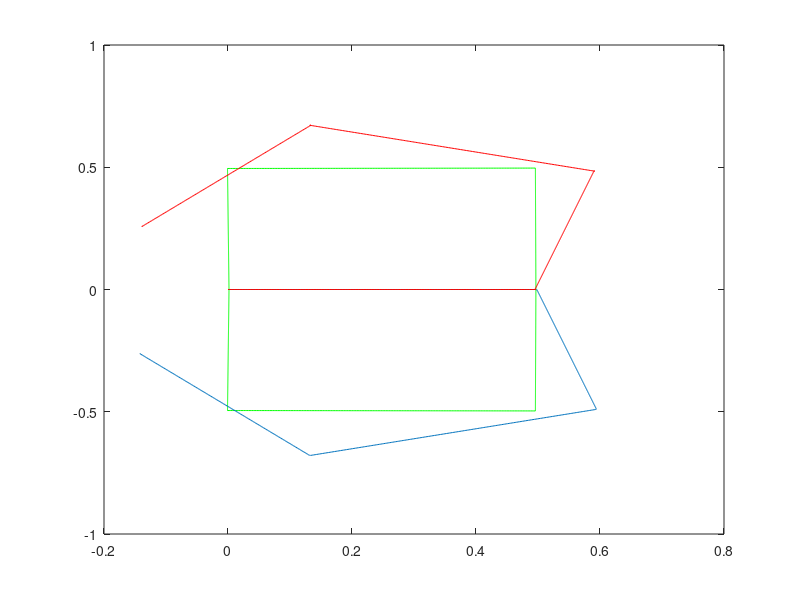

MATLAB code for this plot:
function main

global L

close all;
clear all;
clc;

direction = 'clockwise'

tStraight = 1.9
tTurn = 0.45

w_orig = 8.8

Rn = 0.03 % nominal wheel radius

Cb = 0.850321794
   % wheel base correction factor
Cdl = 0.979989867
  % right wheel diameter correction factor
Cdr = 1.020010133
  % left wheel diameter correction factor

% Rr = Rn * Cdr % wheel radius [m] 0.031
% Rl = Rn * Cdl % wheel radius [m] 0.029

Rl = Rn * Cdr % wheel radius [m] 0.031
Rr = Rn * Cdl % wheel radius [m] 0.029

% w_rStraight = 8.59
% w_lStraight = 9.04 
w_rTurn = 7.22
w_lTurn = 7.74

% w_rStraight = 8.59
% w_lStraight =  9.04 
% w_rTurn = w_orig * Rn / Rr
% w_lTurn =  w_orig * Rn / Rl

w_rStraight = w_orig
w_lStraight = w_orig
% w_rTurn = w_orig
% w_lTurn = w_orig





x_init = 0; %[m]
y_init = 0; %[m]
T_init = 0; % rads

Ln = 0.15; % distance btwn wheels [m]
L = Ln * Cb

sample_no = 1;
timestamps(sample_no) = 0;
x_robot(sample_no) = x_init;
y_robot(sample_no) = y_init;
T_robot(sample_no) = T_init;

sample_no = 1;
timestamps(sample_no) = 0;
x_robot(sample_no) = x_init;
y_robot(sample_no) = y_init;
T_robot(sample_no) = T_init;




% % for i= 1:10:length(x_robot)
% %     DrawRectangle([x_robot(i),y_robot(i),L,L,T_robot(i)],'r-');
% % end

x_robot
y_robot
T_robot
%plot(x_robot, timestamps);
% figure 
% %plot(y_robot, timestamps);

% CLOCKWISE





sample_no = 1;
timestamps(sample_no) = 0;
x_robot(sample_no) = x_init;
y_robot(sample_no) = y_init;
T_robot(sample_no) = T_init;

% COUNTER CLOCKWISE 

timestep = 0.01

for i = 1:4

    for i = 0 : timestep : tStraight
        w_r = w_rStraight; %[rads/s];
        w_l = w_lStraight; %[rads/s];
        v_l = 0.26;
        v_r = 0.26;
%         v_l = floor(v_l*100)/100 
%         v_r = floor(v_r*100)/100 

         vel_R = [
                    (v_r + v_l) / 2; 
                     0; 
                    (v_r - v_l) / L
                 ] ;

        R = [cos(T_robot(sample_no)) -sin(T_robot(sample_no)) 0;
             sin(T_robot(sample_no)) cos(T_robot(sample_no))  0;
             0           0           1];

        vel_I = R * vel_R    ;

        sample_no =  sample_no + 1;

        %calcualte new postition
        x_robot(sample_no) = x_robot(sample_no - 1) + vel_I(1) * timestep;
        y_robot(sample_no) = y_robot(sample_no - 1) + vel_I(2) * timestep;
        T_robot(sample_no) = T_robot(sample_no - 1) + vel_I(3) * timestep;
        %store timestep
        timestamps(sample_no) = timestamps(sample_no - 1) + timestep; 
    end

    for i = 0 : timestep : tTurn
        w_r = -w_rTurn; %[rads/s]
        w_l = w_lTurn; %[rads/s]
        v_l = 0.218% Rl * w_l ;
        v_r = -0.218%Rr * w_r;
%         v_l = floor(v_l*100)/100 
%         v_r = ceil(v_r*100)/100 

         vel_R = [
                    (v_r + v_l) / 2; 
                     0; 
                    (v_r - v_l) / L
                 ] ;

        R = [cos(T_robot(sample_no)) -sin(T_robot(sample_no)) 0;
             sin(T_robot(sample_no)) cos(T_robot(sample_no))  0;
             0           0           1];

        vel_I = R * vel_R ;   

        sample_no =  sample_no + 1;

        %calcualte new postition
        x_robot(sample_no) = x_robot(sample_no - 1) + vel_I(1) * timestep;
        y_robot(sample_no) = y_robot(sample_no - 1) + vel_I(2) * timestep;
        T_robot(sample_no) = T_robot(sample_no - 1) + vel_I(3) * timestep;
        %store timestep
        timestamps(sample_no) = timestamps(sample_no - 1) + timestep;
    end
end

% SQAURE CLOCKWISE
%figure
plot(x_robot, y_robot, 'g');
hold on
% 
sample_no = 1;
timestamps(sample_no) = 0;
x_robot(sample_no) = x_init;
y_robot(sample_no) = y_init;
T_robot(sample_no) = T_init;

w_rStraight = 8.59
w_lStraight = 9.04 
w_rTurn = 7.22
w_lTurn = 7.74

w_rStraight = 8.59
w_lStraight =  9.04 
w_rTurn = w_orig * Rn / Rr
w_lTurn =  w_orig * Rn / Rl

w_rStraight = w_orig
w_lStraight = w_orig
w_rTurn = w_orig
w_lTurn = w_orig



timestep = 0.01

for i = 1:4

    for i = 0 : timestep : tStraight
        w_r = w_rStraight; %[rads/s];
        w_l = w_lStraight; %[rads/s];
        v_l = 0.26;
        v_r = 0.26;
%         v_l = floor(v_l*100)/100 
%         v_r = floor(v_r*100)/100 

         vel_R = [
                    (v_r + v_l) / 2; 
                     0; 
                    (v_r - v_l) / L
                 ] ;

        R = [cos(T_robot(sample_no)) -sin(T_robot(sample_no)) 0;
             sin(T_robot(sample_no)) cos(T_robot(sample_no))  0;
             0           0           1];

        vel_I = R * vel_R    ;

        sample_no =  sample_no + 1;

        %calcualte new postition
        x_robot(sample_no) = x_robot(sample_no - 1) + vel_I(1) * timestep;
        y_robot(sample_no) = y_robot(sample_no - 1) + vel_I(2) * timestep;
        T_robot(sample_no) = T_robot(sample_no - 1) + vel_I(3) * timestep;
        %store timestep
        timestamps(sample_no) = timestamps(sample_no - 1) + timestep; 
    end

    for i = 0 : timestep : tTurn
        w_r = -w_rTurn; %[rads/s]
        w_l = w_lTurn; %[rads/s]
        v_l = -0.218% Rl * w_l ;
        v_r = 0.218%Rr * w_r;
        
       
%         v_l = floor(v_l*100)/100 
%         v_r = ceil(v_r*100)/100 

         vel_R = [
                    (v_r + v_l) / 2; 
                     0; 
                    (v_r - v_l) / L
                 ] ;

        R = [cos(T_robot(sample_no)) -sin(T_robot(sample_no)) 0;
             sin(T_robot(sample_no)) cos(T_robot(sample_no))  0;
             0           0           1];

        vel_I = R * vel_R ;   

        sample_no =  sample_no + 1;

        %calcualte new postition
        x_robot(sample_no) = x_robot(sample_no - 1) + vel_I(1) * timestep;
        y_robot(sample_no) = y_robot(sample_no - 1) + vel_I(2) * timestep;
        T_robot(sample_no) = T_robot(sample_no - 1) + vel_I(3) * timestep;
        %store timestep
        timestamps(sample_no) = timestamps(sample_no - 1) + timestep;
    end
end




%figure
plot(x_robot, y_robot, 'g');
hold on

L = Ln/Cb
sample_no = 1;
timestamps(sample_no) = 0;
x_robot(sample_no) = x_init;
y_robot(sample_no) = y_init;
T_robot(sample_no) = T_init;

% COUNTER CLOCKWISE 

timestep = 0.01

for i = 1:4

    for i = 0 : timestep : tStraight
        w_r = w_rStraight; %[rads/s];
        w_l = w_lStraight; %[rads/s];
        v_l = 0.26;
        v_r = 0.26;
%         v_l = floor(v_l*100)/100 
%         v_r = floor(v_r*100)/100 

         vel_R = [
                    (v_r + v_l) / 2; 
                     0; 
                    (v_r - v_l) / L
                 ] ;

        R = [cos(T_robot(sample_no)) -sin(T_robot(sample_no)) 0;
             sin(T_robot(sample_no)) cos(T_robot(sample_no))  0;
             0           0           1];

        vel_I = R * vel_R    ;

        sample_no =  sample_no + 1;

        %calcualte new postition
        x_robot(sample_no) = x_robot(sample_no - 1) + vel_I(1) * timestep;
        y_robot(sample_no) = y_robot(sample_no - 1) + vel_I(2) * timestep;
        T_robot(sample_no) = T_robot(sample_no - 1) + vel_I(3) * timestep;
        %store timestep
        timestamps(sample_no) = timestamps(sample_no - 1) + timestep; 
    end

    for i = 0 : timestep : tTurn
        w_r = -w_orig ; %[rads/s]
        w_l = w_orig ; %[rads/s]
        v_l = Rl * w_l ;
        v_r = Rr * w_r;
%         v_l = floor(v_l*100)/100 
%         v_r = ceil(v_r*100)/100 

         vel_R = [
                    (v_r + v_l) / 2; 
                     0; 
                    (v_r - v_l) / L
                 ] ;

        R = [cos(T_robot(sample_no)) -sin(T_robot(sample_no)) 0;
             sin(T_robot(sample_no)) cos(T_robot(sample_no))  0;
             0           0           1];

        vel_I = R * vel_R ;   

        sample_no =  sample_no + 1;

        %calcualte new postition
        x_robot(sample_no) = x_robot(sample_no - 1) + vel_I(1) * timestep;
        y_robot(sample_no) = y_robot(sample_no - 1) + vel_I(2) * timestep;
        T_robot(sample_no) = T_robot(sample_no - 1) + vel_I(3) * timestep;
        %store timestep
        timestamps(sample_no) = timestamps(sample_no - 1) + timestep;
    end
end

% SQAURE CLOCKWISE
%figure
plot(x_robot, y_robot);
hold on
% 
sample_no = 1;
timestamps(sample_no) = 0;
x_robot(sample_no) = x_init;
y_robot(sample_no) = y_init;
T_robot(sample_no) = T_init;

w_rStraight = 8.59
w_lStraight = 9.04 
w_rTurn = 7.22
w_lTurn = 7.74

w_rStraight = 8.59
w_lStraight =  9.04 
w_rTurn = w_orig * Rn / Rr
w_lTurn =  w_orig * Rn / Rl

w_rStraight = w_orig
w_lStraight = w_orig
w_rTurn = w_orig
w_lTurn = w_orig

L = Ln/Cb

timestep = 0.01

for i = 1:4

    for i = 0 : timestep : tStraight
        w_r = w_rStraight; %[rads/s];
        w_l = w_lStraight; %[rads/s];
        v_l = 0.26;
        v_r = 0.26;
%         v_l = floor(v_l*100)/100 
%         v_r = floor(v_r*100)/100 

         vel_R = [
                    (v_r + v_l) / 2; 
                     0; 
                    (v_r - v_l) / L
                 ] ;

        R = [cos(T_robot(sample_no)) -sin(T_robot(sample_no)) 0;
             sin(T_robot(sample_no)) cos(T_robot(sample_no))  0;
             0           0           1];

        vel_I = R * vel_R    ;

        sample_no =  sample_no + 1;

        %calcualte new postition
        x_robot(sample_no) = x_robot(sample_no - 1) + vel_I(1) * timestep;
        y_robot(sample_no) = y_robot(sample_no - 1) + vel_I(2) * timestep;
        T_robot(sample_no) = T_robot(sample_no - 1) + vel_I(3) * timestep;
        %store timestep
        timestamps(sample_no) = timestamps(sample_no - 1) + timestep; 
    end

    for i = 0 : timestep : tTurn
        w_r = w_orig ; %[rads/s]
        w_l = -w_orig ; %[rads/s]
        v_l =  Rl * w_l ;
        v_r = Rr * w_r;
        
       
%         v_l = floor(v_l*100)/100 
%         v_r = ceil(v_r*100)/100 

         vel_R = [
                    (v_r + v_l) / 2; 
                     0; 
                    (v_r - v_l) / L
                 ] ;

        R = [cos(T_robot(sample_no)) -sin(T_robot(sample_no)) 0;
             sin(T_robot(sample_no)) cos(T_robot(sample_no))  0;
             0           0           1];

        vel_I = R * vel_R ;   

        sample_no =  sample_no + 1;

        %calcualte new postition
        x_robot(sample_no) = x_robot(sample_no - 1) + vel_I(1) * timestep;
        y_robot(sample_no) = y_robot(sample_no - 1) + vel_I(2) * timestep;
        T_robot(sample_no) = T_robot(sample_no - 1) + vel_I(3) * timestep;
        %store timestep
        timestamps(sample_no) = timestamps(sample_no - 1) + timestep;
    end
end




%figure
plot(x_robot, y_robot, 'r');
hold on
% 
% % for i= 1:10:length(x_robot)
% %     DrawRectangle([x_robot(i),y_robot(i),L,L,T_robot(i)],'r-');
% % end

x_robot
y_robot
T_robot
%plot(x_robot, timestamps);
% figure 
% %plot(y_robot, timestamps);

function h = DrawRectangle(param,style)
%--------------------------------------------------------------------------
% H = DRAWRECTANGLE(PARAM,STYLE)
% This function draws a rectangle with the given parameters:
% - inputs:
%          param................... 1x5 array
%          - param = [a, b, w, h, theta]
%          - (a,b): the center of the rectangle
%          - (w,h): width and height of the rectangle > 0
%          - theta: the rotation angle of the rectangle
%          style................... string
%          - plot style string
% - output:
%          h....................... plot handler
%
%   Usage Examples,
%
%   DrawRectangle([0 0 1 1 0]); 
%   DrawRectangle([-1,2,3,5,3.1415/6],'r-');
%   h = DrawRectangle([0,1,2,4,3.1415/3],'--');
%--------------------------------------------------------------------------
if (nargin <1),
    error('Please see help for INPUT DATA.');
elseif (nargin==1)
    style='b-';
end;
[m,n] = size(param);
if(m ~= 1 || n ~= 5)
    error('param should be an 1x5 array.');
end
if(param(3) <=0 || param(4) <=0)
    error('width and height must be positive values.');
end
a = param(1);
b = param(2);
w = param(3);
h = param(4);
theta = param(5);
X = [-w/2 w/2 w/2 -w/2 -w/2];
Y = [h/2 h/2 -h/2 -h/2 h/2];
P = [X;Y];
ct = cos(theta);
st = sin(theta);
R = [ct -st;st ct];
P = R * P;
h=plot(P(1,:)+a,P(2,:)+b,style);
axis equal;

